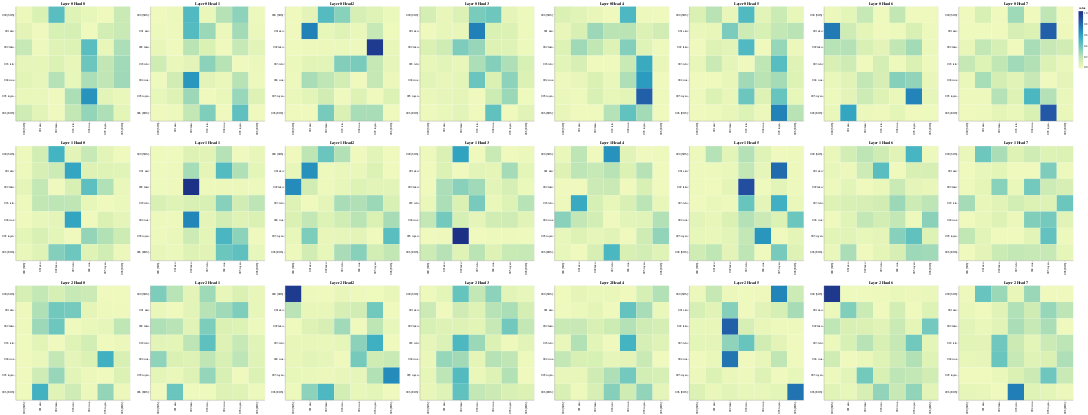

Here is the notebook cell this chart was saved with:
### Code cell
layers = [0, 1, 2]
heads = [0, 1, 2, 3, 4, 5, 6, 7]

# Encoder Self-Attention
get_all_attention_maps("encoder", layers, heads, encoder_input_tokens, encoder_input_tokens, min(20, sentence_len))
